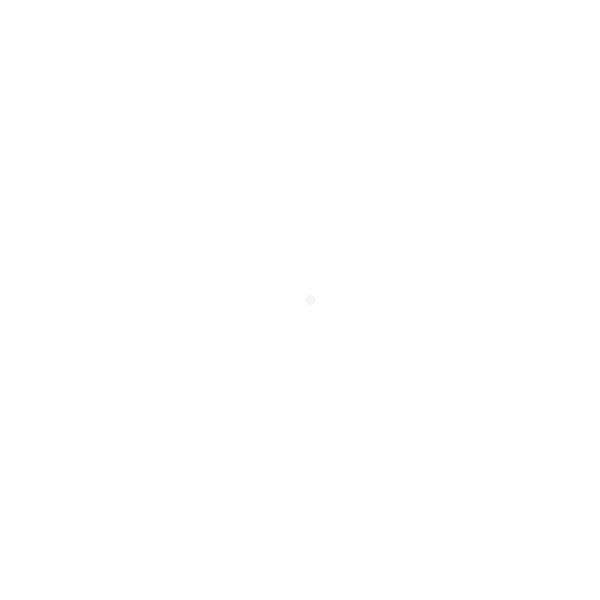
Frame 1 (no input)
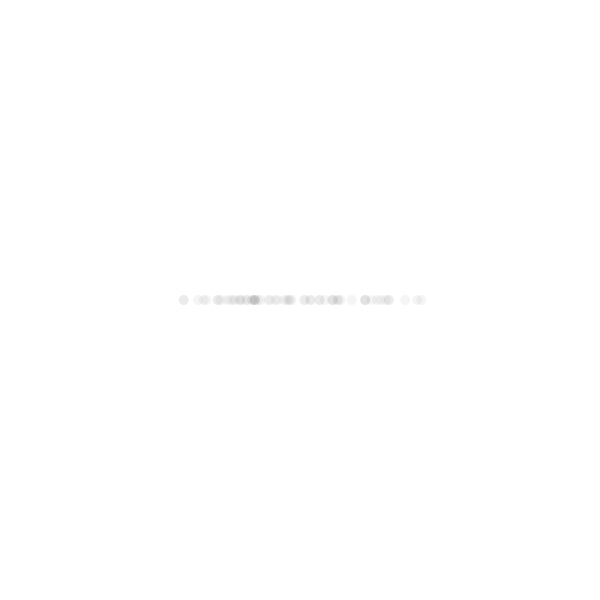
Frame 60 (the mouse pressed at the canvas centre just before this capture)
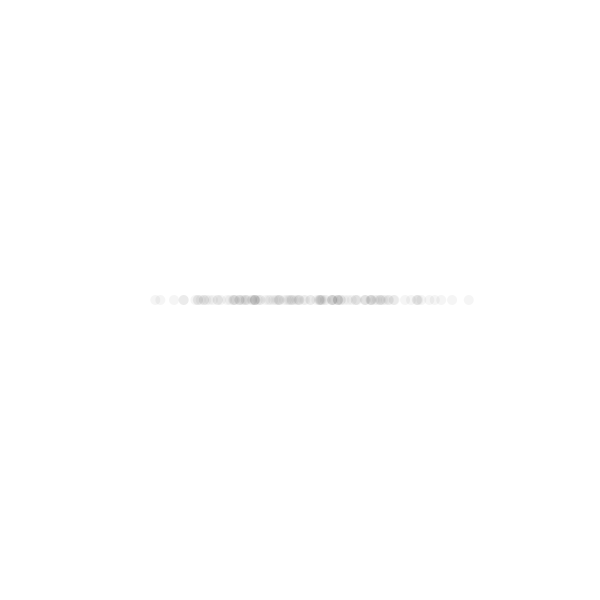
Frame 120 (the mouse held since frame 60 and released just before this capture)

The Processing sketch that drew these frames (run headless with seeded random() and noise(); from frame 60 on, the mouse is pressed at the canvas centre):

// Processing sketch: gaussian_distribution
// ── gaussian_distribution.pde
void setup(){
  size(600,600);
  background(255);
}

void draw(){
  float sd = width/8;
  float mean = width/2;
  float x = randomGaussian()*sd + mean;
  fill(0,10);
  noStroke();
  ellipse(x, height/2,10,10);
}
